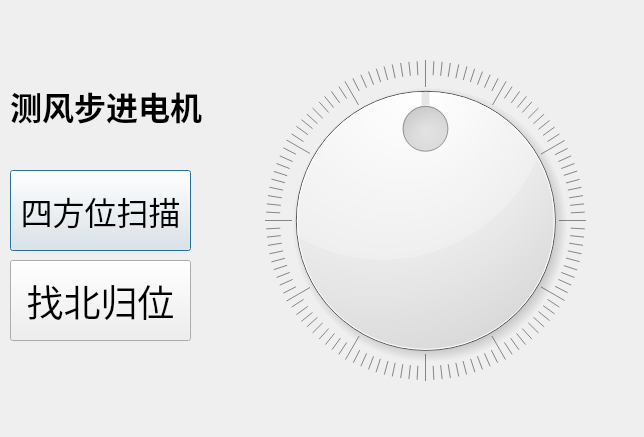
<?xml version="1.0" encoding="UTF-8"?>
<ui version="4.0">
 <class>Dialog</class>
 <widget class="QDialog" name="Dialog">
  <property name="geometry">
   <rect>
    <x>0</x>
    <y>0</y>
    <width>644</width>
    <height>437</height>
   </rect>
  </property>
  <property name="windowTitle">
   <string>Dialog</string>
  </property>
  <widget class="QLabel" name="label">
   <property name="geometry">
    <rect>
     <x>10</x>
     <y>70</y>
     <width>211</width>
     <height>71</height>
    </rect>
   </property>
   <property name="font">
    <font>
     <family>Agency FB</family>
     <pointsize>24</pointsize>
     <weight>75</weight>
     <bold>true</bold>
    </font>
   </property>
   <property name="text">
    <string>测风步进电机</string>
   </property>
  </widget>
  <widget class="QPushButton" name="pushButton">
   <property name="geometry">
    <rect>
     <x>10</x>
     <y>170</y>
     <width>181</width>
     <height>81</height>
    </rect>
   </property>
   <property name="font">
    <font>
     <family>Agency FB</family>
     <pointsize>24</pointsize>
    </font>
   </property>
   <property name="text">
    <string>四方位扫描</string>
   </property>
  </widget>
  <widget class="QPushButton" name="pushButton_2">
   <property name="geometry">
    <rect>
     <x>10</x>
     <y>260</y>
     <width>181</width>
     <height>81</height>
    </rect>
   </property>
   <property name="font">
    <font>
     <family>Agency FB</family>
     <pointsize>28</pointsize>
    </font>
   </property>
   <property name="text">
    <string>找北归位</string>
   </property>
  </widget>
  <widget class="QDial" name="dial">
   <property name="geometry">
    <rect>
     <x>260</x>
     <y>60</y>
     <width>331</width>
     <height>321</height>
    </rect>
   </property>
   <property name="minimum">
    <number>0</number>
   </property>
   <property name="maximum">
    <number>360</number>
   </property>
   <property name="singleStep">
    <number>3</number>
   </property>
   <property name="pageStep">
    <number>10</number>
   </property>
   <property name="value">
    <number>180</number>
   </property>
   <property name="sliderPosition">
    <number>180</number>
   </property>
   <property name="orientation">
    <enum>Qt::Horizontal</enum>
   </property>
   <property name="invertedAppearance">
    <bool>false</bool>
   </property>
   <property name="invertedControls">
    <bool>false</bool>
   </property>
   <property name="wrapping">
    <bool>true</bool>
   </property>
   <property name="notchTarget">
    <double>4.000000000000000</double>
   </property>
   <property name="notchesVisible">
    <bool>true</bool>
   </property>
  </widget>
 </widget>
 <resources/>
 <connections/>
</ui>
